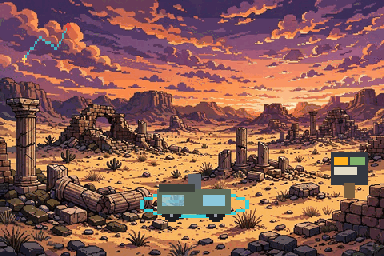
#> input picture docs/pixel-samples/dispatch-pad.png, 384 x 256 px
$ python tile-dispatch-board.py
#> lines starting #> are read from the running program, lines starting #| are printed output that depends on the picture
#!/usr/bin/env python3
"""Tile the dispatch samples into one review board.

Inputs: docs/pixel-samples/dispatch-pad.png,
dispatch-courier-return-worn.png, vehicle-roam-leviathan.png (from
scripts/render-overhaul-samples.ts — the golden baselines' twins)
and the vehicle sprites themselves.
Output: docs/pixel-samples/board-dispatch.png — the pad, a worn
courier return, the Leviathan at roam, and the three-way class
comparison the Leviathan brief requires (Relay Skimmer / Leviathan
Rig / Cargo Hauler at the same scale: the Rig is the heaviest
silhouette, the Skimmer the lightest). Review artifact for the
Dispatch slice (0032); baselines are Claude-reviewed per Michael's
golden ruling.
"""

from pathlib import Path

from PIL import Image, ImageDraw

ROOT = Path(__file__).resolve().parent.parent
SAMPLES = ROOT / "docs" / "pixel-samples"
SPRITES = ROOT / "src" / "assets" / "pixel" / "sprites"

TILE_W = 384
TILE_H = 256
LABEL_H = 22
COLS = 2
ROWS = 2


def fit(img: Image.Image) -> Image.Image:
    scale = min(TILE_W / img.width, TILE_H / img.height)
    scaled = img.resize(
        (round(img.width * scale), round(img.height * scale)),
        Image.NEAREST,
    )
    tile = Image.new("RGB", (TILE_W, TILE_H), (12, 12, 16))
    tile.paste(scaled, ((TILE_W - scaled.width) // 2, (TILE_H - scaled.height) // 2))
    return tile


def comparison_tile() -> Image.Image:
    tile = Image.new("RGB", (TILE_W, TILE_H), (12, 12, 16))
    draw = ImageDraw.Draw(tile)
    names = [
        ("vehicle-relay-skimmer.png", "Relay Skimmer x1.60"),
        ("vehicle-leviathan-rig.png", "Leviathan Rig x1.50"),
        ("vehicle-cargo-hauler.png", "Cargo Hauler x1.10"),
    ]
    x = 4
    for file, label in names:
        sprite = Image.open(SPRITES / file).convert("RGBA")
        scaled = sprite.resize((120, 60), Image.NEAREST)
        tile.paste(scaled, (x, 70), scaled)
        draw.text((x + 2, 150), label, fill=(220, 220, 230))
        x += 128
    return tile


def main() -> None:
    tiles = [
        (fit(Image.open(SAMPLES / "dispatch-pad.png").convert("RGB")), "dispatch-pad - board, route marker, rover departing"),
        (fit(Image.open(SAMPLES / "dispatch-courier-return-worn.png").convert("RGB")), "courier return worn - crawler at ~77, cargo stacked"),
        (fit(Image.open(SAMPLES / "vehicle-roam-leviathan.png").convert("RGB")), "vehicle-roam-leviathan - the Rig at the scene edge"),
        (comparison_tile(), "class comparison - skimmer / leviathan / hauler"),
    ]
#> in fit, `scale = min(TILE_W / img.width, TILE_H / img.height)`: scale = 1
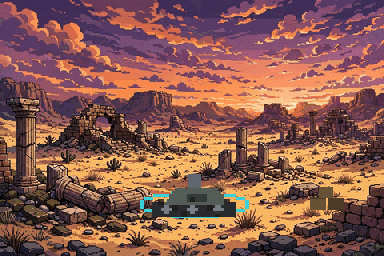
#> input picture docs/pixel-samples/dispatch-courier-return-worn.png, 384 x 256 px
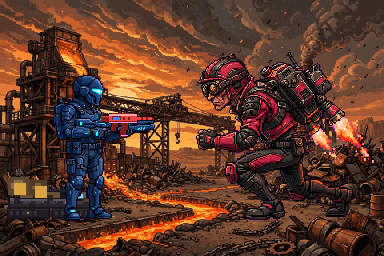
#> input picture docs/pixel-samples/vehicle-roam-leviathan.png, 384 x 256 px
    board = Image.new(
        "RGB",
        (COLS * TILE_W, ROWS * (TILE_H + LABEL_H)),
        (12, 12, 16),
    )
    draw = ImageDraw.Draw(board)
    for i, (tile, label) in enumerate(tiles):
        x = (i % COLS) * TILE_W
        y = (i // COLS) * (TILE_H + LABEL_H)
        board.paste(tile, (x, y))
        draw.text((x + 8, y + TILE_H + 5), label, fill=(220, 220, 230))
    board.save(SAMPLES / "board-dispatch.png")
    print(f"wrote {SAMPLES / 'board-dispatch.png'}")


if __name__ == "__main__":
#> (the run stopped early here; a loop or call above may not have finished)
